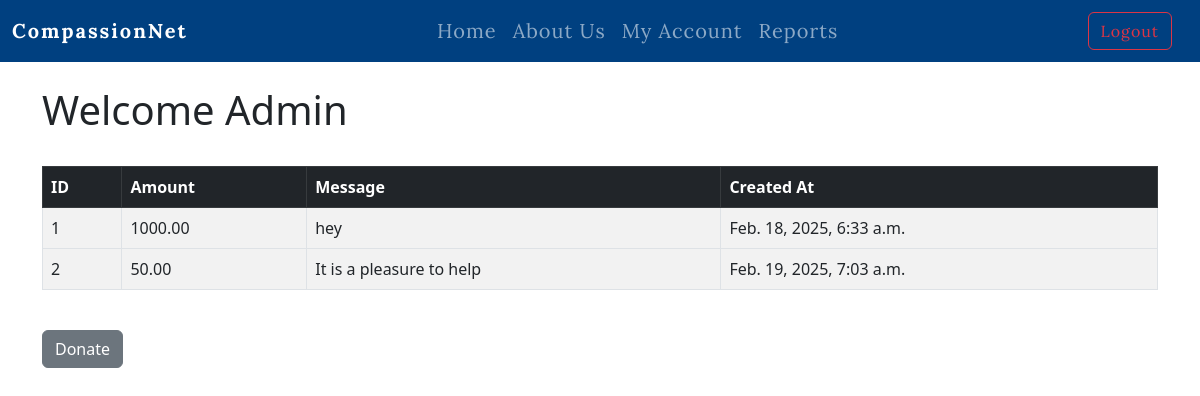
Before: /account/ (signed in) with the older database file.
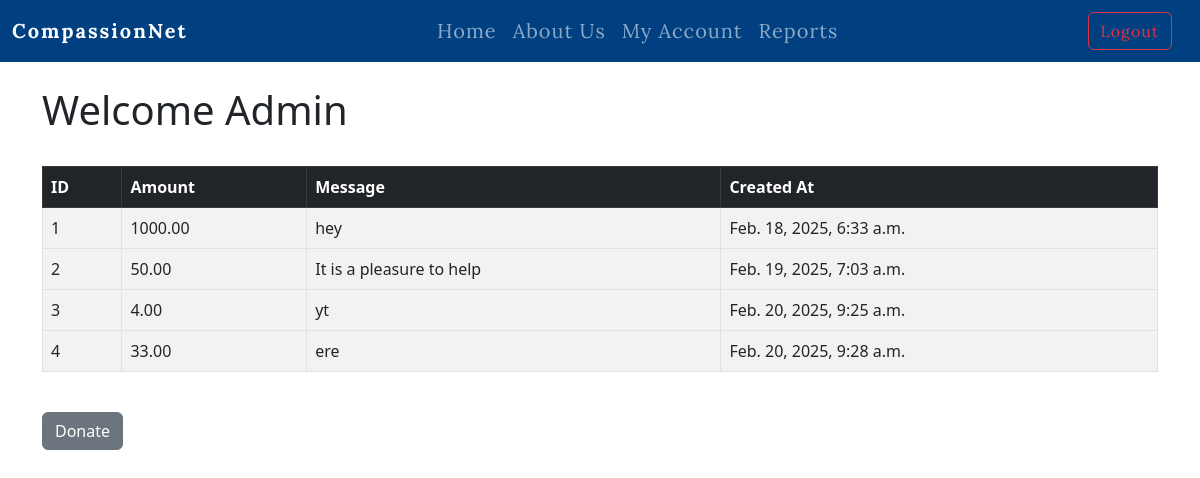
After: the same page with the newer database file.
### website/models.py (models this page shows, shortened)
class Donation(models.Model):
    DONATION_TYPES = [
        ("monetary", "Monetary"),
        ("in_kind", "In-Kind"),
    ]
    donation_type = models.CharField(max_length=20, choices=DONATION_TYPES, default="monetary")
    donor = models.ForeignKey(User, on_delete=models.SET_NULL, null=True, blank=True)
    date = models.DateTimeField(auto_now_add=True)
    created_at = models.DateTimeField(auto_now_add=True)
    message = models.TextField(blank=True, null=True)
    amount = models.DecimalField(max_digits=10, decimal_places=2, blank=True, null=True)
    item_name = models.CharField(max_length=255, blank=True, null=True)
    quantity = models.PositiveIntegerField(blank=True, null=True)
    description = models.TextField(blank=True, null=True)
    pickup_location = models.CharField(max_length=255, blank=True, null=True)

### website/views.py (the view)
# urls.py: path('account/', views.account, name='account'),
def account(request):
    donations = Donation.objects.filter(donor=request.user)
    return render(request, 'account.html', {'donations': donations})

### website/templates/account.html (shortened to what this page needs)
{%extends 'base.html'%} {%block content%}
<!DOCTYPE html>
<html lang="en">
<head>
</head>
<body>
    <h1>Welcome {{ user.username }}</h1>
    <br />
    <table class="table table-striped table-hover table-bordered">
        <thead class="table-dark">
          <tr>
            <th scope="col">ID</th>
            <th scope="col">Amount</th>
            <th scope="col">Message</th>
            <th scope="col">Created At</th>
          </tr>
        </thead>
        <tbody>
            {% if donations %}
                {% for donation in donations %}
            <tr>
                <td>{{donation.id}} </td>
                <td>{{donation.amount}} </td>
                <td>{{donation.message}}</td>
                <td>{{donation.created_at}}</td>
            </tr>
        </tbody>
      {%endfor%}
    {%endif%}
    </table>
    <br>
    <a class="btn btn-secondary" href="{%url 'donate'%}"
						>Donate</a
					>
</body>
</html>
{%endblock%}

Changed rows visible on the page:
added Donation: id "3", amount "4.00", message "yt", created_at "Feb. 20, 2025, 9:25 a.m."
added Donation: id "4", amount "33.00", message "ere", created_at "Feb. 20, 2025, 9:28 a.m."
